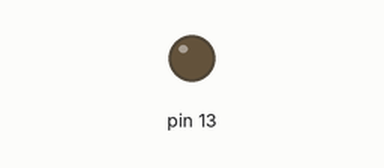
A sketch run on a simulated Arduino Uno, built with avr-gcc and run on an emulated ATmega328P. Shown: output pins drawn as LEDs (lit = HIGH).

Above: at 0.7 s.
At 6.9 s:
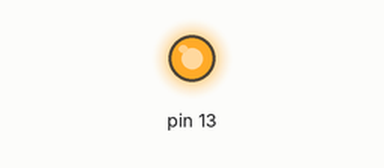
Timing chart, 0 to 7.4 s (numbered marks = the images above):
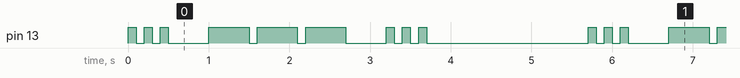

Measured:
- by itself, pin 13: repeats every 5.7 s: 2 × (LOW 0.10 s, HIGH 0.10 s), LOW 0.50 s, 2 × (HIGH 0.50 s, LOW 0.10 s), HIGH 0.50 s, LOW 0.50 s, 2 × (HIGH 0.10 s, LOW 0.10 s), HIGH 0.10 s, LOW 2.0 s, HIGH 0.10 s
- by itself, everything shown: repeats every 5.7 s, in 18 steps

The sketch:

Blink_Morse.ino
```cpp
/*
  Blink Morse SOS Signal
  by Stefan Adrian
 */


// the setup function runs once when you press reset or power the board
void setup() {
  // initialize digital pin 13 as an output.
  pinMode(13, OUTPUT);
}

// the loop function runs over and over again forever; · · · – – – · · ·) pauza 500; punct 500; lung 1000
void loop() {
  digitalWrite(13, HIGH);
  delay(100);              // FACE PUNCT

  digitalWrite(13, LOW);
  delay(100);             // FACE SPATIU

  digitalWrite(13, HIGH);
  delay(100);             // FACE PUNCT

  digitalWrite(13,LOW);
  delay(100);             // FACE SPATIU

  digitalWrite(13, HIGH);
  delay(100);            // FACE PUNCT

  digitalWrite(13, LOW);
  delay(500);           // FACE SPATIU

  digitalWrite(13, HIGH);
  delay(500);         // FACE LINIE

  digitalWrite(13, LOW);
  delay(100);          // FACE SPATIU

  digitalWrite(13, HIGH);
  delay(500);        // FACE LINIE

  digitalWrite(13, LOW);
  delay(100);          // FACE SPATIU

  digitalWrite(13, HIGH);
  delay(500);        // FACE LINIE

  digitalWrite(13, LOW);
  delay(500);          // FACE SPATIU

  digitalWrite(13, HIGH);
  delay(100);              // FACE PUNCT

  digitalWrite(13, LOW);
  delay(100);             // FACE SPATIU

  digitalWrite(13, HIGH);
  delay(100);             // FACE PUNCT

  digitalWrite(13,LOW);
  delay(100);             // FACE SPATIU

  digitalWrite(13, HIGH);
  delay(100);            // FACE PUNCT

  digitalWrite(13, LOW);
  delay(2000);           // FACE SPATIU
}
```
